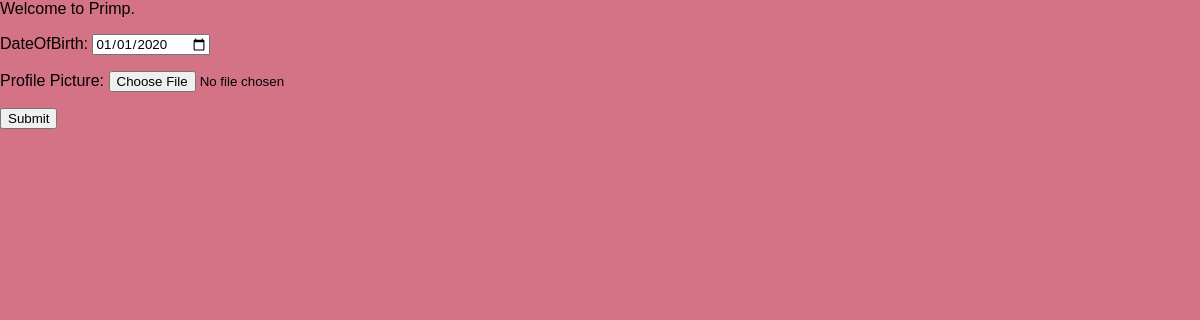
/edit_profile/ (signed in), run on an earlier commit of the app's database.
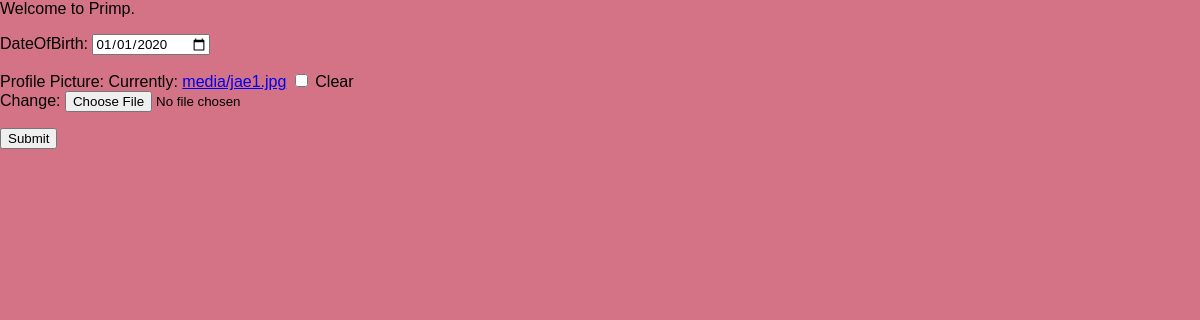
And on a later commit of the database.
### PrimpApp/models.py (models this page shows, shortened)
class Profile(models.Model):
    user = models.OneToOneField(User, on_delete=models.CASCADE, primary_key=True)
    title = models.CharField(max_length = 300, null = True)
    is_stylist = models.BooleanField(blank=True, default=False)
    latitude = models.DecimalField(max_digits = 10, decimal_places=8 , null=True, default=35.148272)
    longitude = models.DecimalField(max_digits = 10, decimal_places=8, null=True, default=-90.1108723)
    TypeofStylist = models.CharField(max_length = 100, null=True, default = "Cosmetologist")
    DateOfBirth = models.DateField(null=True, blank=True)
    Profile_Picture = models.ImageField(upload_to='media', null=True, blank=True)

### PrimpApp/views.py (the view)
# urls.py: path('edit_profile/',views.edit_profile, name = 'edit_profile'),
def edit_profile(request):
    try: ProfileInstance = request.user.profile
    except Profile.DoesNotExist:
        ProfileInstance = Profile(user=request.user)
    if request.method == "POST":
        form = UserProfileForm(request.POST, request.FILES, instance=ProfileInstance)
        if form.is_valid():
            tempImageFiles = request.FILES
            if not tempImageFiles:
                tempImageFiles = ''
            else:
                tempImageFiles = tempImageFiles['Profile_Picture']
            profile_form = Profile(Profile_Picture = tempImageFiles,
                                    DateOfBirth = request.POST['DateOfBirth'],
                                    user = request.user,
                                    is_stylist = request.POST['is_stylist'],
                                    latitude = request.POST['latitude'],
                                    longitude = request.POST['longitude'],
                                    TypeofStylist = request.POST['TypeofStylist'])
            profile_form.save()
        return redirect('home')
    else:
        context = {
            'ProfileInstance': request.user.profile,
                'form': UserProfileForm(instance=ProfileInstance)
            }
    return render(request, "PrimpApp/edit_profile.html",context)

### PrimpApp/forms.py
class UserProfileForm(ModelForm):
    class Meta:
       widgets = {'DateOfBirth': DateInput(),
                   'is_stylist':forms.HiddenInput(),
                   'latitude':forms.HiddenInput(),
                   'longitude':forms.HiddenInput(),
                   'TypeofStylist':forms.HiddenInput()}
       model = Profile
       fields = ['DateOfBirth', 'Profile_Picture','is_stylist','latitude','longitude','TypeofStylist']

### PrimpApp/templates/PrimpApp/edit_profile.html (shortened to what this page needs)
<!DOCTYPE html>
<html lang="en">
<head>
    {% load static %}
    <link rel="stylesheet" href="{% static 'PrimpApp/css/index.css'%}">
</head>
<body>
Welcome to Primp.
<form method="POST" enctype="multipart/form-data">
    {{ form.as_p }}
    <button>Submit</button>
</form>
</body>
</html>

### PrimpApp/static/PrimpApp/css/index.css (style rules this page uses)
* { font-family: 'Nunito', sans-serif; }
body { background: #d37385; padding-bottom: 5%; margin: 0; height: 100%; display: grid; }

What changed in the data, as far as the page shows it:
now on this page (row edited): Profile: DateOfBirth "01/01/2020"
changed Profile: Profile_Picture empty → "media/jae1.jpg" (drawn)
Also different on the page:
form field as_p: (not shown) → "☐"
form field DateOfBirth: "01/01/2020" → (not shown)
text no longer shown: "DateOfBirth: Profile Picture:"
text now shown: "DateOfBirth: Profile Picture: Currently: media/jae1.jpg Clear Change:"
